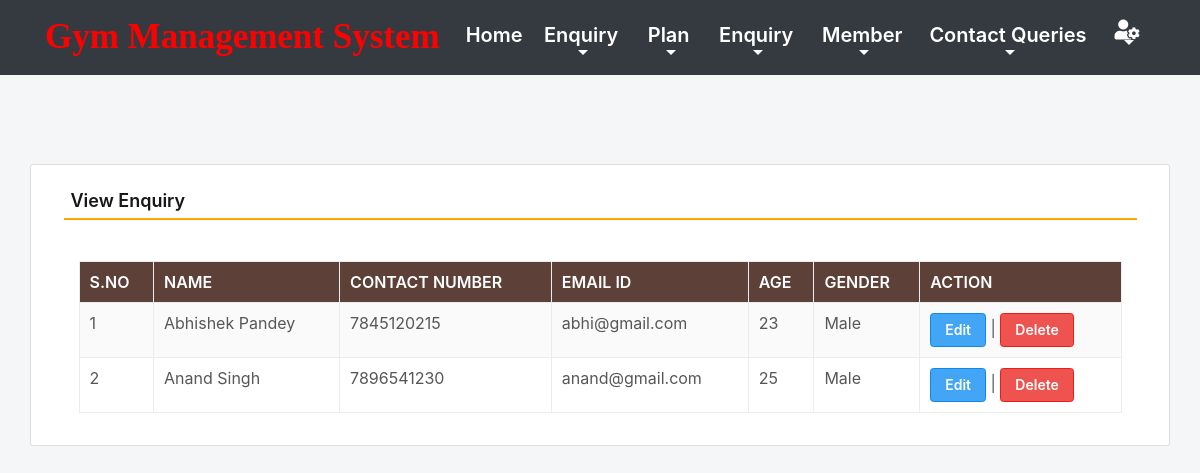
Screenshot of /viewEnquiry (signed in) with the database file from the repository.
### gym/models.py (models this page shows, shortened)
class Enquiry(models.Model):
    name = models.CharField(max_length=150, null=True)
    mobile = models.CharField(max_length=15, null=True)
    email = models.CharField(max_length=50, null=True)
    age = models.CharField(max_length=15, null=True)
    gender = models.CharField(max_length=10, null=True)

### gym/views.py (the view)
# urls.py: path('viewEnquiry', viewEnquiry, name='viewEnquiry'),
def viewEnquiry(request):
    if not request.user.is_authenticated:
        return redirect(admin_login)
    enquiry = Enquiry.objects.all()
    return render(request,'viewEnquiry.html', locals())

### gym/templates/viewEnquiry.html (shortened to what this page needs)
{% include 'admin_nav.html' %}
{% load static %}
 <html lang="en" class="no-focus">
 <link rel="stylesheet" id="css-main" href="{% static 'css1/codebase.min.css' %}">
 <br><br><br><br>
	<div class="container card shadow mt-5">
		<div class="card-body">
			<h5 class="p-2" style="border-bottom: 2px solid orange">View Enquiry</h5>
             <br>
            <div class="container-fluid">
             <table id="example" class="table table-striped table-bordered" style="width:100%">
                  <thead class="text-white" style="background-color : #5d4037;">
				     <tr>
					   <th>S.No</th>
					   <th>Name</th>
					   <th>Contact Number</th>
					   <th>Email ID</th>
                       <th>Age</th>
					   <th>Gender</th>
					   <th>Action</th>
				     </tr>
			      </thead>
			       <tbody>
                     {% for i in enquiry %}
			          <tr>
                        <td>{{forloop.counter}}</td>
						<td>{{i.name}}</td>
						<td>{{i.mobile}}</td>
						<td>{{i.email}}</td>
						<td>{{i.age}}</td>
						<td>{{i.gender}}</td>
						<td><a href="{% url 'edit_Enquiry' i.id %}" class="btn btn-primary">Edit</a> |
                          <a href="{% url 'delete_Enquiry' i.id %}" class="btn btn-danger" onclick="return confirm('Are you sure to delete this Enquiry ?')">Delete</a></td>
                      </tr>
                      {% endfor %}
                   </tbody>
		        </table>
            </div>
        </div>
	</div>
        <link rel="stylesheet" href="https://use.fontawesome.com/releases/v5.6.3/css/all.css">
 </html>

### rows the page displays
Enquiry: name "Abhishek Pandey", mobile "7845120215", email "abhi@gmail.com", age "23", gender "Male"
Enquiry: name "Anand Singh", mobile "7896541230", email "anand@gmail.com", age "25", gender "Male"
